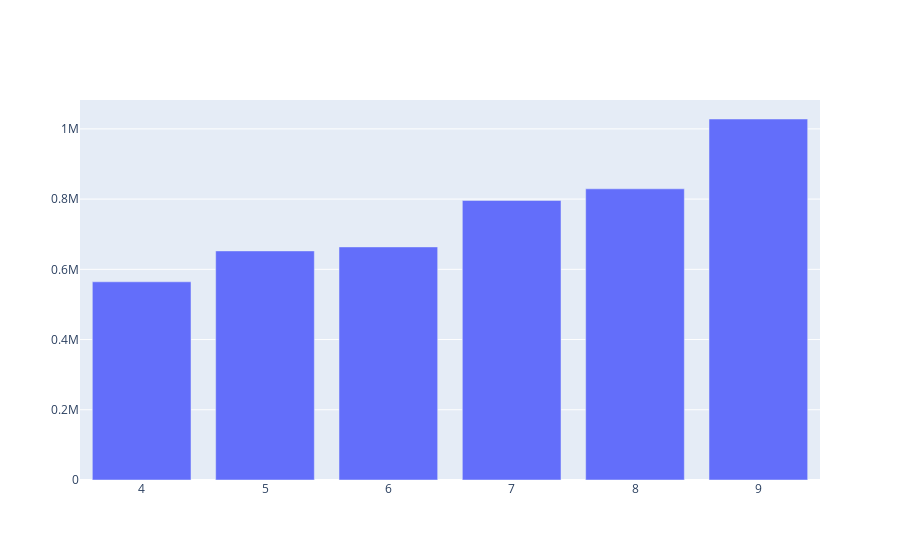

The cell this chart's notebook holds for it:
### Code cell
iplot([hrmnplot])

### Figure 1 — Plotly figure (JSON) as saved in the notebook; plotly's stock layout.template omitted (floating-point values rounded to 4 significant figures)
{"data": [{"type": "bar", "x": [4, 5, 6, 7, 8, 9], "y": [564516, 652435, 663844, 796121, 829275, 1028136]}], "layout": {}}
